Frame 1 (no input): blank canvas, image omitted
Frame 60 (no input): blank canvas, image omitted
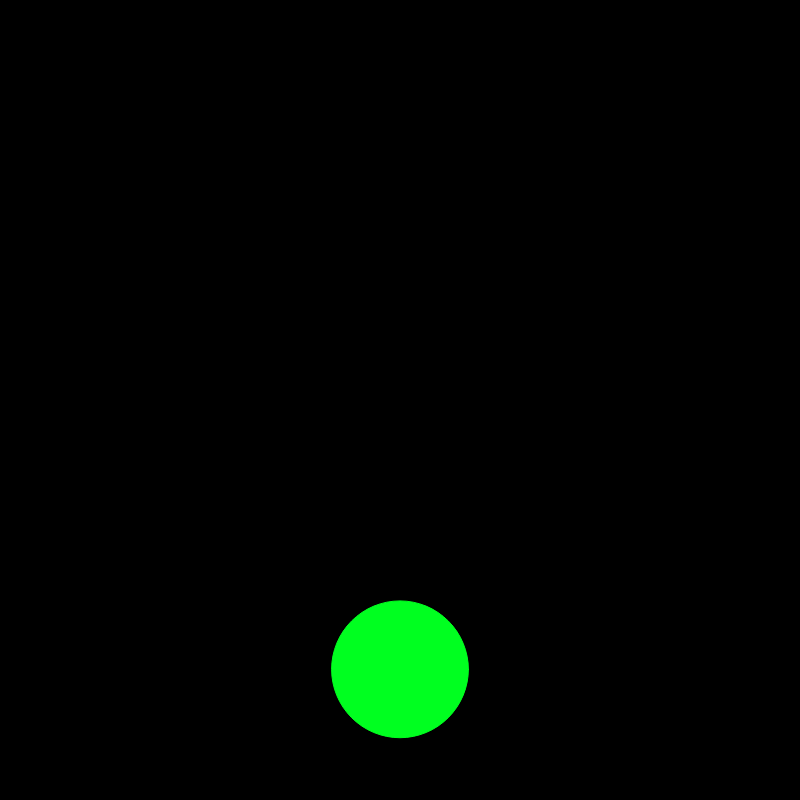
Frame 120 (the mouse pressed at the canvas centre since frame 60)

The p5.js sketch whose frames 1 and 60 were blank and that drew this single picture after the mouse press (run headless with seeded random() and noise() and a simulated clock; from frame 60 on, the mouse is pressed at the canvas centre):

// p5.js sketch
// ── sketch.js
let ball;
const balls = [];
const startingBalls = 2;
const gravity = 3;
const radius = 250;

getColor = val => map(val, 0, width, 0, 255);

function setup() {
  createCanvas(800, 800);
  colorMode(HSB)
  // for(let i = 0; i < startingBalls; i++){
  //   balls.push(new Ball(random(0, width), random(0, height/2), radius));
  // }
  // ball = new ShrinkingBall(width / 2, 0);
}

function draw() {
  background(0);
  for (let i = balls.length - 1; i >= 0; i--) {
    balls[i].update();
    if (!balls[i].on_screen) {
      balls.splice(i, 1);
    }
  }
}

function mousePressed() {
  balls.push(new ShrinkingBall(mouseX, mouseY, radius));
}
// ── ball.js
class Ball {

    constructor(x, y, r) {
        this.x = x;
        this.y = y;
        this.r = r;
        this.on_screen = true;
    }

    radius() {
        return this.r;
    }

    show() {
        const i = getColor(this.x);
        const j = getColor(this.y);
        const r = this.radius();
        stroke(i, j, 255);
        fill(i, j, 255);
        ellipse(this.x, this.y, r, r);
    }

    update() {
        if (this.on_screen) {
            if (this.y < height && this.x < width) {
                this.y += gravity + random(0, 3);
                this.show();
            } else {
                this.on_screen = false;
            }
        }
    }
}


class ShrinkingBall extends Ball {
    constructor(x, y, radius) {
        const r = radius || 20
        super(x, y, r)
    }

    radius() {
        this.r *= 0.99;
        return this.r;
    }

    update() {
        if(this.r > 2){
            if (this.y >= height) {
                this.y = 0;
                this.x = random(0, width);
            } else {
                this.y += gravity + random(0, 3);
            }
            this.show();
        } else {
            this.on_screen = false;
        }
    }
}
